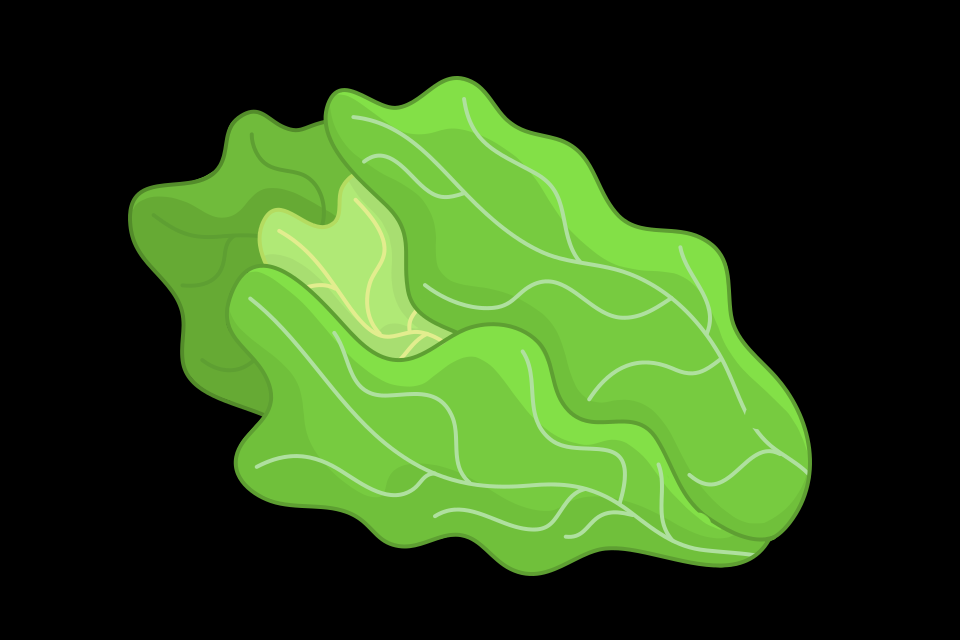

A 2D game scene composited from a Tiled map and its tileset images. What follows is a short description and the map's XML, with every tile layer's data as written:
An orthogonal 30x20 tile map with 32x32 px tiles, 1 tile layer (Tile Layer 1) and 17 objects.

<map version="1.10" tiledversion="1.10.2" orientation="orthogonal" renderorder="right-down" width="30" height="20" tilewidth="32" tileheight="32" infinite="0" nextlayerid="5" nextobjectid="36">
 <tileset firstgid="1" name="kol" tilewidth="684" tileheight="500" tilecount="1" columns="0">
  <grid orientation="orthogonal" width="1" height="1" />
  <tile id="0">
   <image width="684" height="500" source="images/kol.png" />
  </tile>
 </tileset>
 <layer id="1" name="Tile Layer 1" width="30" height="20">
  <data encoding="csv">
0,0,0,0,0,0,0,0,0,0,0,0,0,0,0,0,0,0,0,0,0,0,0,0,0,0,0,0,0,0,
0,0,0,0,0,0,0,0,0,0,0,0,0,0,0,0,0,0,0,0,0,0,0,0,0,0,0,0,0,0,
0,0,0,0,0,0,0,0,0,0,0,0,0,0,0,0,0,0,0,0,0,0,0,0,0,0,0,0,0,0,
0,0,0,0,0,0,0,0,0,0,0,0,0,0,0,0,0,0,0,0,0,0,0,0,0,0,0,0,0,0,
0,0,0,0,0,0,0,0,0,0,0,0,0,0,0,0,0,0,0,0,0,0,0,0,0,0,0,0,0,0,
0,0,0,0,0,0,0,0,0,0,0,0,0,0,0,0,0,0,0,0,0,0,0,0,0,0,0,0,0,0,
0,0,0,0,0,0,0,0,0,0,0,0,0,0,0,0,0,0,0,0,0,0,0,0,0,0,0,0,0,0,
0,0,0,0,0,0,0,0,0,0,0,0,0,0,0,0,0,0,0,0,0,0,0,0,0,0,0,0,0,0,
0,0,0,0,0,0,0,0,0,0,0,0,0,0,0,0,0,0,0,0,0,0,0,0,0,0,0,0,0,0,
0,0,0,0,0,0,0,0,0,0,0,0,0,0,0,0,0,0,0,0,0,0,0,0,0,0,0,0,0,0,
0,0,0,0,0,0,0,0,0,0,0,0,0,0,0,0,0,0,0,0,0,0,0,0,0,0,0,0,0,0,
0,0,0,0,0,0,0,0,0,0,0,0,0,0,0,0,0,0,0,0,0,0,0,0,0,0,0,0,0,0,
0,0,0,0,0,0,0,0,0,0,0,0,0,0,0,0,0,0,0,0,0,0,0,0,0,0,0,0,0,0,
0,0,0,0,0,0,0,0,0,0,0,0,0,0,0,0,0,0,0,0,0,0,0,0,0,0,0,0,0,0,
0,0,0,0,0,0,0,0,0,0,0,0,0,0,0,0,0,0,0,0,0,0,0,0,0,0,0,0,0,0,
0,0,0,0,0,0,0,0,0,0,0,0,0,0,0,0,0,0,0,0,0,0,0,0,0,0,0,0,0,0,
0,0,0,0,0,0,0,0,0,0,0,0,0,0,0,0,0,0,0,0,0,0,0,0,0,0,0,0,0,0,
0,0,0,0,1,0,0,0,0,0,0,0,0,0,0,0,0,0,0,0,0,0,0,0,0,0,0,0,0,0,
0,0,0,0,0,0,0,0,0,0,0,0,0,0,0,0,0,0,0,0,0,0,0,0,0,0,0,0,0,0,
0,0,0,0,0,0,0,0,0,0,0,0,0,0,0,0,0,0,0,0,0,0,0,0,0,0,0,0,0,0
</data>
 </layer>
 <objectgroup id="2" name="dots">
  <object id="20" x="443.21" y="505.344" width="64" height="64" />
  <object id="21" x="208.332" y="438.904" width="64" height="64" />
  <object id="22" x="142.454" y="260.79" width="64" height="64" />
  <object id="23" x="272.99" y="92.4358" width="64" height="64" />
  <object id="24" x="476.723" y="87.5559" width="64" height="64" />
  <object id="25" x="621.898" y="201.012" width="64" height="64" />
  <object id="26" x="757.313" y="364.487" width="64" height="64" />
  <object id="27" x="637.757" y="521.861" width="64" height="64" />
 </objectgroup>
 <objectgroup id="3" name="letak gambar" visible="0">
  <object id="1" x="129.316" y="71.9776" width="683.177" height="503.843" />
 </objectgroup>
 <objectgroup id="4" name="paths">
  <object id="28" x="462.364" y="533.122">
   <polyline points="0,0 -34.1588,3.65988 -56.1181,10.9796 -81.7372,6.09979 -108.576,-18.2994 -134.195,-29.279 -181.774,-30.499 -213.493,-42.6985" />
  </object>
  <object id="29" x="235.452" y="453.825">
   <polyline points="0,0 10.9796,-24.3992 34.1588,-40.2586 -6.09979,-50.0183 -40.2586,-71.9776 -53.6782,-101.257 -54.8981,-118.336 -54.8981,-147.615" />
  </object>
  <object id="30" x="159.815" y="274.491">
   <polyline points="0,0 -21.9593,-29.279 -34.1588,-60.9979 -23.1792,-84.1771 -2.43992,-95.1568 40.2586,-98.8166 59.778,-109.796 68.3177,-141.515 85.3971,-163.474 104.916,-163.474 128.096,-151.275" />
  </object>
  <object id="31" x="325.729" y="121.996">
   <polyline points="0,0 3.65988,-24.3992 19.5193,-35.3788 47.5784,-21.9593 68.3177,-13.4195 89.057,-21.9593 118.336,-37.8187 148.835,-43.9185 169.574,-21.9593 181.774,0" />
  </object>
  <object id="32" x="529.462" y="135.415">
   <polyline points="0,0 28.059,13.4195 46.3584,17.0794 67.0977,52.4582 80.5173,78.0773 111.016,98.8166" />
  </object>
  <object id="33" x="666.097" y="235.452">
   <polyline points="0,0 32.9389,4.87983 56.1181,28.059 64.6578,67.0977 68.3177,98.8166 86.6171,119.556 113.456,148.835" />
  </object>
  <object id="34" x="791.753" y="411.126">
   <polyline points="0,0 18.2994,34.1588 15.8595,69.5376 -6.09979,108.576 -25.6191,124.436 -46.3584,148.835 -78.0773,154.935 -113.456,147.615" />
  </object>
  <object id="35" x="650.238" y="553.861">
   <polyline points="0,0 -24.3992,-6.09979 -51.2383,-9.75967 -82.9572,4.87983 -124.436,15.8595 -139.075,15.8595 -165.914,-4.87983" />
  </object>
 </objectgroup>
</map>
